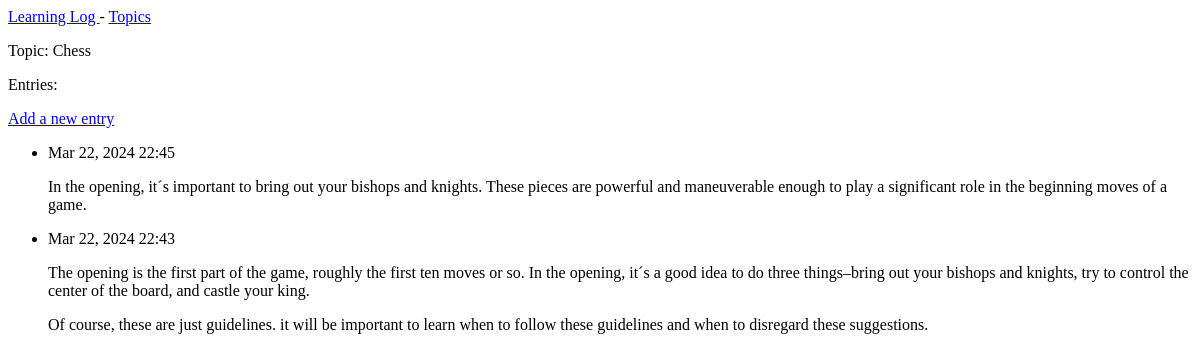
Page /topics/1/ on the earlier database version.
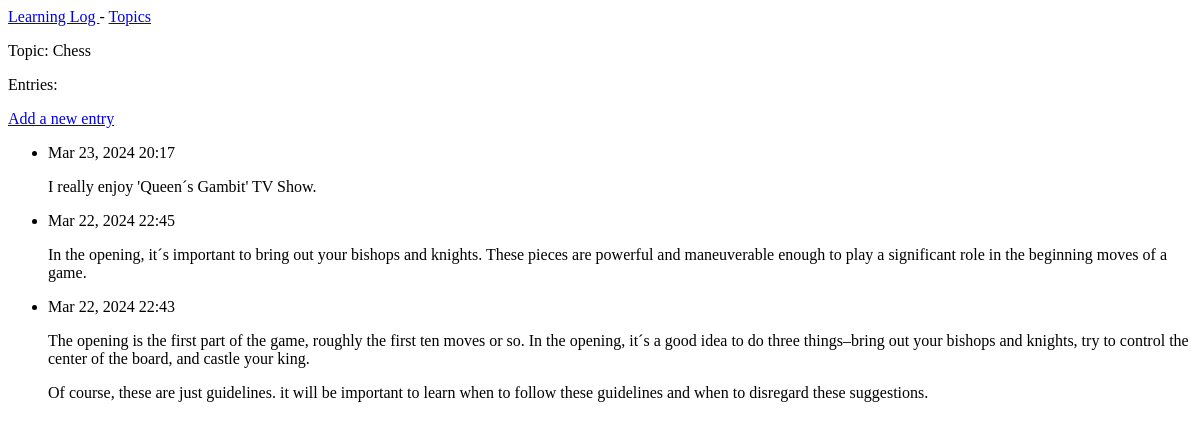
Same page on the later database version.
### learning_logs/models.py (models this page shows, shortened)
class Topic (models.Model):
    text = models.CharField(max_length=200)
    date_added = models.DateTimeField(auto_now_add=True)

class Entry(models.Model):
    topic = models.ForeignKey(Topic, on_delete=models.CASCADE)
    text = models.TextField()
    date_added = models.DateTimeField(auto_now_add=True)
    class Meta:
        verbose_name_plural = 'entries'

### learning_logs/views.py (the view)
# urls.py: path('topics/<int:topic_id>/', views.topic, name = 'topic'),
def topic (request, topic_id):
    topic = Topic.objects.get(id = topic_id)
    entries = topic.entry_set.order_by('-date_added')
    context = {'topic': topic, 'entries': entries}
    return render(request, 'learning_logs/topic.html', context)

### learning_logs/templates/learning_logs/topic.html
{% extends 'learning_logs/base.html' %}
{% block content %}
    <p>Topic: {{topic.text}}</p>
    <p>Entries:</p>
    <p>
        <a href="{% url 'learning_logs:new_entry' topic.id %}">Add a new entry</a>
    </p>
    <ul>
        {% for entry in entries %}
            <li>
                <p>{{ entry.date_added|date:'M d, Y H:i' }}</p>
                <p>{{ entry.text|linebreaks }}</p>
            </li>
        {% empty %}
            <li>No entries have been added yet.</li>
        {% endfor %}
    </ul>
{% endblock content %}

### learning_logs/templates/learning_logs/base.html
<p>
    <a href = "{% url 'learning_logs:index' %}" > Learning Log </a> -
    <a href = "{% url 'learning_logs:topics' %}" > Topics </a>
</p>
{% block content %}{% endblock content%}

Differences in the rows shown:
added Entry: date_added "Mar 23, 2024 20:17", text "I really enjoy 'Queen´s Gambit' TV Show."
